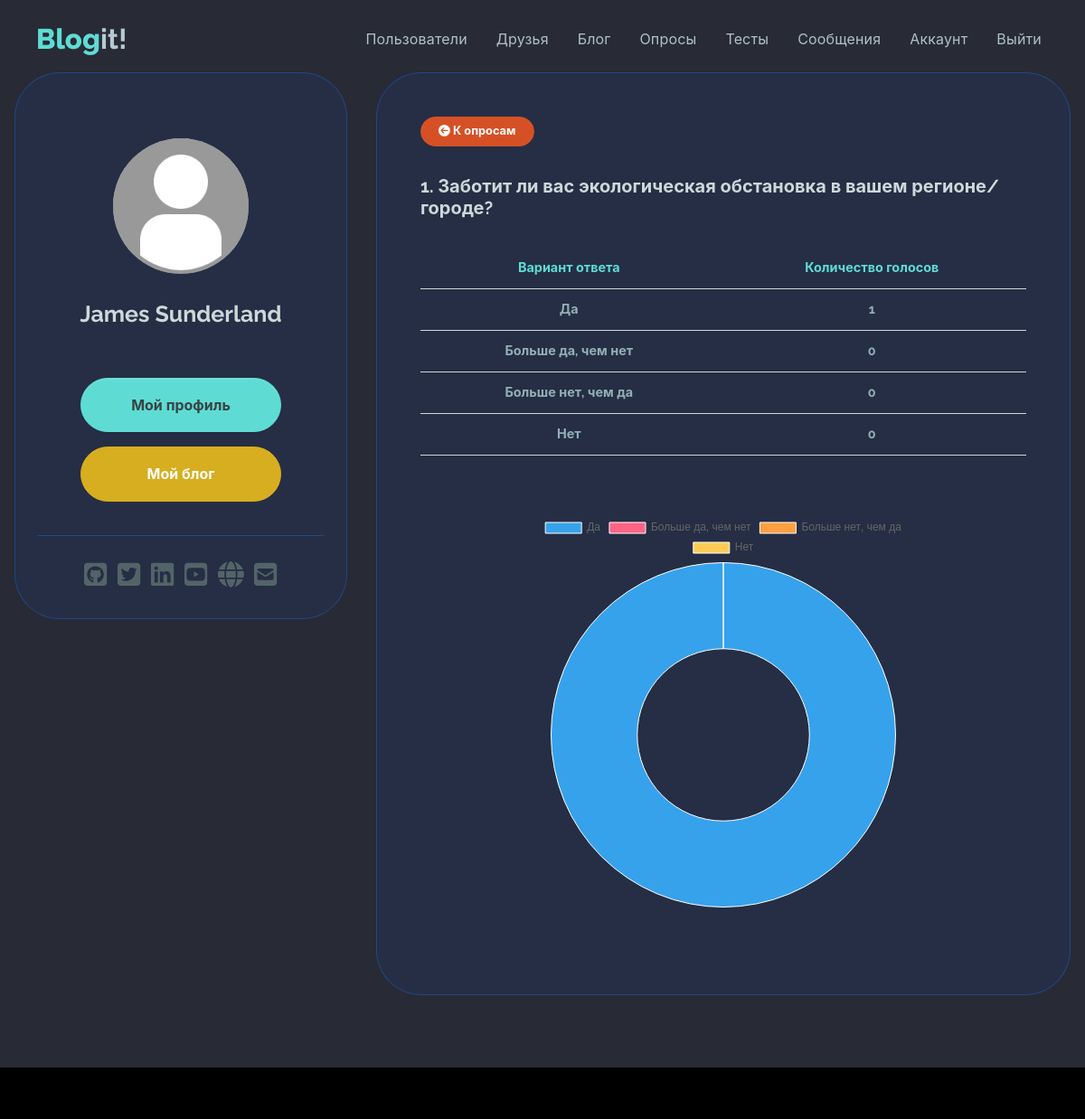
Screenshot of /question/1/results/ (signed in) with the database file from the repository.
### users/models.py (models this page shows, shortened)
class Profile(models.Model):
    user = models.OneToOneField(User, on_delete=models.CASCADE)
    name = models.CharField(max_length=50, blank=True, null=True)
    email = models.EmailField(max_length=50,  blank=True, null=True)
    username = models.CharField(max_length=50, blank=True, null=True)
    summary = models.CharField(max_length=100, blank=True, null=True)
    city = models.CharField(max_length=20, blank=True, null=True)
    profession = models.CharField(max_length=50, blank=True, null=True)
    about = models.TextField(blank=True, null=True)
    image = models.ImageField(null=True, blank=True, upload_to='profile_images', default='profile_images/default.jpg')
    github = models.CharField(max_length=100, default='https://github.com')
    twitter = models.CharField(max_length=100,  default='https://twitter.com')
    linkedin = models.CharField(max_length=100, default='https://linkedin.com')
    youtube = models.CharField(max_length=100, default='https://youtube.com')
    website = models.CharField(max_length=100, default='https://mysite.com')
    created = models.DateTimeField(auto_now_add=True)
    follows = models.ManyToManyField('self', related_name='followed_by', symmetrical=False, blank=True)
    class Meta:
        ordering = ['created']
        verbose_name = 'Профиль'
        verbose_name_plural = 'Профили'

### polls/models.py (models this page shows, shortened)
class Question(models.Model):
    name = models.CharField(max_length=300)
    published = models.DateTimeField(auto_now_add=True)
    class Meta:
        ordering = ['published']
        verbose_name = 'Вопрос'
        verbose_name_plural = 'Вопросы'

class Choice(models.Model):
    question = models.ForeignKey(Question,
        on_delete=models.CASCADE)
    name = models.CharField(max_length=200)
    votes = models.IntegerField(default=0)
    class Meta:
        verbose_name = 'Варианты'
        verbose_name_plural = 'Варианты'

### polls/views.py (the view)
# urls.py: path('question/<int:question_id>/results/',
@login_required()
def results(request, question_id):
    profile = request.user.profile
    question = get_object_or_404(Question, pk=question_id)
    labels = []
    data = []
    votes = question.choice_set.select_related('question').all()
    for item in votes:
        labels.append(item.name)
        data.append(item.votes)
    context = {'question': question,
    'profile': profile,
    'labels': labels,
    'data': data}
    return render(request,
        'polls/results.html', context)

### polls/templates/polls/results.html (shortened to what this page needs)
{% extends 'base.html' %}
{% block content %}
    <section>
        <main class="mt-5 mb-5">
            <div class="container">
                <div class="main-body">
                    <div class="row">
                        <div class="col-lg-4">
                            <div class="card p-3 card-soft-primary">
                                <div class="card-body">
                                    <div class="d-flex flex-column align-items-center text-center">
                                        <div class="profile-image-wrapper mt-5">
                                            <div class="profile-image">
                                                <img src="{{ profile.image.url }}" alt="profile" />
                                            </div>
                                        </div>
                                        <div class="mt-1">
                                            <h5 class="fw-bold fs-2 text-200 mb-5 text-center">{{ profile.name }}</h5>
                                            <div class="text-center">
                                                <div class="col-12 d-grid">
                                                    <div class="text-center">
                                                        <a class="btn btn-primary rounded-pill my-2 col-9"
                                                           href="{% url 'account' %}">Мой профиль</a>
                                                        <a class="btn btn-warning rounded-pill my-2 col-9"
                                                           href="{% url 'blog:my-blog' %}">Мой блог</a>
                                                    </div>
                                                </div>
                                            </div>
                                        </div>
                                    </div>
                                    <hr class="my-4">
                                    <div class="text-center">{% include 'socials.html' %}</div>
                                </div>
                            </div>
                        </div>
                        <div class="col-lg-8">
                            <div class="card p-3 h-100 card-soft-primary">
                                <div class="profile-card-body">
                                    <div class="row mb-3">
                                        <div class="col-12">
                                            <a class="btn btn-danger rounded-pill btn-sm mb-3"
                                               href="{% url 'polls:questions' %}"><i class="fa fa-arrow-circle-left"></i> К опросам</a>
                                            <h6 class="fw-bold fs-1 text-200 my-3">{{ question.name }}</h6>
                                        </div>
                                    </div>
                                    <div class="table-responsive">
                                        <table class="table table-hover">
                                            <thead>
                                                <tr>
                                                    <th scope="col" class="text-primary text-center">Вариант ответа</th>
                                                    <th scope="col" class="text-primary text-center">Количество голосов</th>
                                                </tr>
                                            </thead>
                                            <tbody>
                                                {% for choice in question.choice_set.all %}
                                                    <tr>
                                                        <td class="text-400 fw-bold text-center">{{ choice.name }}</td>
                                                        <td class="text-400 fw-bold text-center">{{ choice.votes }}</td>
                                                    </tr>
                                                {% endfor %}
                                            </tbody>
                                        </table>
                                    </div>
                                    <div class="row justify-content-center">
                                        <div class="col-8 container-fluid my-5">
                                            <canvas id="myChart"></canvas>
                                        </div>
                                    </div>
                                    <script>
  const ctx = document.getElementById('myChart');
  new Chart(ctx, {
    type: 'doughnut',
    data: {
      labels: {{ labels|safe }},
      datasets: [{
        label: 'Количество голосов',
        data: {{ data|safe }},
        borderWidth: 1
      }]
    },
  });
                                    </script>
                                </div>
                            </div>
                        </div>
                    </div>
                </div>
            </div>
        </main>
    </section>
{% endblock %}

### rows the page displays
Profile: image (placeholder picture), name "James Sunderland"
Question: name "1. Заботит ли вас экологическая обстановка в вашем регионе/городе?"
Choice: name "Да", votes "1"
Choice: name "Больше да, чем нет", votes "0"
Choice: name "Больше нет, чем да", votes "0"
Choice: name "Нет", votes "0"

### other values shown
chart data {{ data|safe }} [1, 0, 0, 0]
